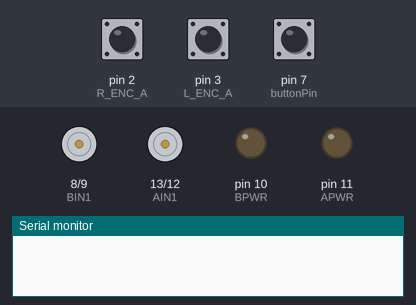
Bench run of a sketch on a simulated Arduino Uno, built with avr-gcc and run on an emulated ATmega328P. On the bench: motor-driver pin pairs drawn as motors (green arrow = first pin HIGH = forward, orange = second pin HIGH = backward, longer = more drive), output pins drawn as LEDs (lit = HIGH), the last lines printed to the serial monitor. The inputs (shaded band) are chosen by the test bench; at power-on: pin 7 (buttonPin) HIGH, pin 2 (R_ENC_A) HIGH, pin 3 (L_ENC_A) HIGH.

Above: at 1.2 s.
1.3 s: pin 7 (buttonPin) pulled LOW for 0.15 s
At 1.9 s:
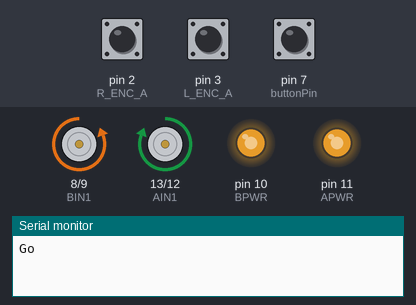
Timing chart, 0 to 4.3 s (numbered marks = the images above; inputs shaded):
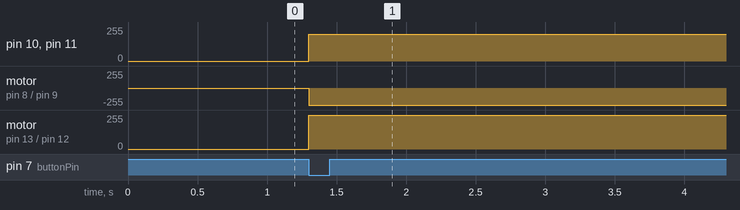

Measured:
- after the input at 1.3 s, pin 10 (BPWR), pin 11 (APWR): 0/255 → 200/255 at once; motor on pin 8 (BIN1) / pin 9 (BIN2): stopped → backward 255/255 at once; motor on pin 13 (AIN1) / pin 12 (AIN2): stopped → forward 255/255 at once

The sketch:

Redbot-Uno-Control.ino
```cpp
#include <Servo.h>
#include <math.h>

#define AVERAGE(a, b) ((a + b) / 2)
//##lets see if this works
// Left Motor
#define AIN1 13
#define AIN2 12
#define APWR 11

#define L_ENC_A 3   // White
#define L_ENC_B A0  // Green

// Right Motor
#define BIN1 8
#define BIN2 9
#define BPWR 10

#define R_ENC_A 2   // White
#define R_ENC_B A1  // Green
// Blue -> GND
// Yellow -> 5V

const int servoPin = 6;
const int buttonPin = 7;

volatile int rightEncoderValue = 0;
volatile int leftEncoderValue = 0;

// unused variables meant for debugging
volatile int upCnt = 0;
volatile int dwnCnt = 0;

// defining as bytes since these are read directly from ports
byte rStateA = 0;
byte rStateB = 0;
byte lStateA = 0;
byte lStateB = 0;

const int countsPerRev = 288;  // 48:1 gear ratio, 6 ticks per revolution on encoder
const double wheelDia = 6.6;   // measured wheel to be about 66mm in diameter
const double wheelCirc = PI * wheelDia;
const double wheelDist = 5.0;  // approx distance from the center of the wheels to the center of the robot

// drive distance cm at power adjusting the motors every rate ms
void driveStraight(double distance, int power, int rate = 50);

int lCnt = 0;
int rCnt = 0;

int logl[250] = {0};
int logr[250] = {0};

void setup() {
  logl[499] = 1000000;

  pinMode(AIN1, OUTPUT);
  pinMode(AIN2, OUTPUT);
  pinMode(APWR, OUTPUT);
  pinMode(BIN1, OUTPUT);
  pinMode(BIN2, OUTPUT);
  pinMode(BPWR, OUTPUT);

  pinMode(L_ENC_A, INPUT);
  pinMode(L_ENC_B, INPUT);
  pinMode(R_ENC_A, INPUT);
  pinMode(R_ENC_B, INPUT);

  attachInterrupt(digitalPinToInterrupt(L_ENC_A), leftEncoderISR, CHANGE);
  attachInterrupt(digitalPinToInterrupt(R_ENC_A), rightEncoderISR, CHANGE);

  pinMode(buttonPin, INPUT_PULLUP);
  Serial.begin(9600);
  //clearEncoders();
}

void loop() {
  /*int left = 0, right = 0;
  readEncoders(&left, &right);
  Serial.print(left);
  Serial.print('\t');
  Serial.println(right);
  delay(50);*/

  if (digitalRead(buttonPin) == LOW) {
    Serial.println("Go");
    //driveStraight(30.0, 200);

    clearEncoders();
    reset();

    int lCount = 0;
    int rCount = 0;

    int* leftLog = logl;
    int* rightLog = logr;

    int errorCount = 0;

    driveForward(200);
    readEncoders(&lCount, &rCount);
    while (AVERAGE(lCount, rCount) < 1000) {
      readEncoders(&lCount, &rCount);

      if (*leftLog != 1000000) {
        *leftLog = lCount;
        *rightLog = rCount;
        leftLog++;
        rightLog++;
      }

      if (lCount < 0 || rCount < 0) {
        errorCount++;
      }

      delay(10);
    }
    brake();
    Serial.println("done");

    // print logs out
    leftLog = logl;
    rightLog = logr;

    Serial.println("Left   Right   Target");
    for (int i = 0; i < 250; i++) {
      Serial.print(*leftLog++);
      Serial.print("\t");
      Serial.print(*rightLog++);
      Serial.print("\t");
      Serial.println(500);
    }

    noInterrupts();
    int up = upCnt;
    int down = dwnCnt;
    interrupts();

    Serial.print("Error Count: ");
    Serial.println(errorCount);
    Serial.print("up: ");
    Serial.print(up);
    Serial.print("\tdown: ");
    Serial.println(down);
  }

  /*if (digitalRead(buttonPin) == LOW) {
    readEncoders(&lCnt, &rCnt);
    Serial.print(lCnt);
    Serial.print("\t");
    Serial.println(rCnt);
  } else {
    clearEncoders();
  }
  delay(50);*/
}

void reset() {
  for (int i = 0; i < 250; i++) {
    logl[i] = logr[i] = 0;
  }

  noInterrupts();
  upCnt = 0;
  dwnCnt = 0;
  interrupts();
}

// Drive Control
void driveStraight(double distance, int power, int rate) {
  delay(100);

  int lCount = 0;
  int rCount = 0;
  int targetCount;
  double revCount;
  double overshoot = 0.0;  // measure overshoot

  int lPrevCount = 0, rPrevCount = 0;  // variables to track left and right encoder counts
  int lDiff, rDiff;                    // difference between current and previous encoder counts

  int leftPower = power, rightPower = power;  // variables for adjusting motor power

  int offset = 5;
  double error;

  revCount = (distance - overshoot) / wheelCirc;  // target number of rotations, subtracting overshoot
  targetCount = revCount * countsPerRev;

  // print header
  Serial.print("driveStraight target: ");
  Serial.print(targetCount);
  Serial.println(" revolutions");
  Serial.println("Left   Right   Target   Error");

  clearEncoders();
  delay(200);  // short delay before starting motors

  driveForward(power);

  long cnt = 0;
  int time = 0;
  int startTime = millis();

  while (AVERAGE(lCount, rCount) < targetCount) {
    // Wait until reaching target while adjusting encoders to keep line straight

    if (time >= 50) {
      time = 0;
      startTime = millis();

      readEncoders(&lCount, &rCount);

      Serial.print(lCount);
      Serial.print("\t");
      Serial.print(rCount);
      Serial.print("\t");
      Serial.print(targetCount);
      Serial.print("\t");

      // account for some occasional sporadic readings at the beginning of driveStraight
      /*if (cnt < 3 && (lCount < 0 || rCount < 0)) {
        Serial.println("\n---reset---\n");
        clearEncoders();
        lCount = rCount = 0;
      }
      cnt++;*/

      // calculate difference in encoder counts from previous cycle
      lDiff = (lCount - lPrevCount);
      rDiff = (rCount - rPrevCount);
      error = (double)abs((lDiff - rDiff)) / 5.0;  // determine error between encoder counts and normalize it by 5
      Serial.println(error);

      // store the current count as the "previous" count for the next cycle.
      lPrevCount = lCount;
      rPrevCount = rCount;

      // skip update if error seems to large, likely innacurate
      /*if (error > 3.0) {
        delay(rate);
        continue;
      }*/

      // if left is faster than the right, slow down the left / speed up right
      if (lDiff > rDiff) {
        leftPower -= (int)(offset * error);
        rightPower += (int)(offset * error);
      }
      // if right is faster than the left, speed up the left / slow down right
      else if (lDiff < rDiff) {
        leftPower += (int)(offset * error);
        rightPower -= (int)(offset * error);
      }

      // update motor power
      driveLeft(leftPower);
      driveRight(rightPower);
    }
    time = millis() - startTime;
  }
  // stop after exiting loop
  brake();
}

// Motor Control Functions
void driveRight(int power) {
  digitalWrite(BIN1, LOW);
  digitalWrite(BIN2, HIGH);
  analogWrite(BPWR, power);
}

void driveLeft(int power) {
  digitalWrite(AIN1, HIGH);
  digitalWrite(AIN2, LOW);
  analogWrite(APWR, power);
}

void driveForward(int power) {
  driveLeft(power);
  driveRight(power);
}

void coast() {
  digitalWrite(AIN1, LOW);
  digitalWrite(AIN2, LOW);
  digitalWrite(BIN1, LOW);
  digitalWrite(BIN2, LOW);
}

void brake() {
  digitalWrite(AIN1, HIGH);
  digitalWrite(AIN2, HIGH);
  digitalWrite(BIN1, HIGH);
  digitalWrite(BIN2, HIGH);
  analogWrite(APWR, 0);
  analogWrite(BPWR, 0);
}

// Encoder Control
void clearEncoders() {
  noInterrupts();
  rightEncoderValue = 0;
  leftEncoderValue = 0;
  interrupts();
}

void readEncoders(int* left, int* right) {
  noInterrupts();
  *left = leftEncoderValue;
  *right = rightEncoderValue;
  interrupts();
}

// Encoder ISRs
// Reading directly from ports to speed up runtime
void leftEncoderISR() {
  lStateA = (PIND & B00001000) / 8;  // pin 3 on port D
  lStateB = PINC & B00000001;        // pin A0 on port C
  // dividing to make sure states are between 0 and 1

  /*lStateA = digitalRead(L_ENC_A);
  lStateB = digitalRead(L_ENC_B);*/

  if (lStateA == lStateB) {
    leftEncoderValue--;
  } else {
    leftEncoderValue++;
  }
}

void rightEncoderISR() {
  rStateA = (PIND & B00000100) / 4;  // pin 2 on port D
  rStateB = (PINC & B00000010) / 2;  // pin A1 on port C
  // dividing to make sure states are between 0 and 1

  /*rStateA = digitalRead(R_ENC_A);
  rStateB = digitalRead(R_ENC_B);*/

  if (rStateA == rStateB) {
    rightEncoderValue++;
  } else {
    rightEncoderValue--;
  }
}
```
